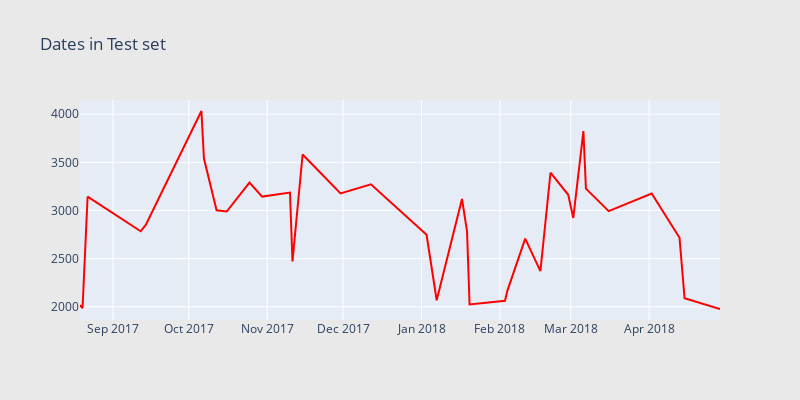

This figure's notebook cell:
### Markdown cell above
We have data from 1 Aug, 2016 to 31 July, 2017 in our training dataset
In Nov 2016, though there is an increase in the count of visitors, there is 
no increase in non-zero revenue counts during that time period(relative to the mean).

### Code cell
test_df['date'] = test_df['date'].apply(lambda x: datetime.date(int(str(x)[:4]), int(str(x)[4:6]), int(str(x)[6:])))
cnt_srs = test_df.groupby('date')['fullVisitorId'].size()


trace = scatter_plot(cnt_srs, 'red')

layout = go.Layout(
    height=400,
    width=800,
    paper_bgcolor='rgb(233,233,233)',
    title='Dates in Test set'
)

data = [trace]
fig = go.Figure(data=data, layout=layout)
py.iplot(fig, filename="ActivationDate")

### Figure 1 — Plotly figure (JSON) as saved in the notebook; plotly's stock layout.template omitted (floating-point values rounded to 4 significant figures)
{"data": [{"marker": {"color": "red"}, "showlegend": false, "type": "scatter", "x": ["2018-04-29", "2018-04-15", "2018-04-13", "2018-04-02", "2018-03-16", "2018-03-07", "2018-03-06", "2018-03-02", "2018-02-28", "2018-02-21", "2018-02-17", "2018-02-11", "2018-02-04", "2018-02-03", "2018-01-20", "2018-01-19", "2018-01-17", "2018-01-07", "2018-01-03", "2017-12-12", "2017-11-30", "2017-11-15", "2017-11-11", "2017-11-10", "2017-10-30", "2017-10-25", "2017-10-16", "2017-10-12", "2017-10-07", "2017-10-06", "2017-09-14", "2017-09-12", "2017-08-22", "2017-08-20", "2017-08-19"], "y": [1977, 2089, 2716, 3176, 2993, 3227, 3824, 2922, 3163, 3392, 2371, 2708, 2171, 2063, 2024, 2784, 3120, 2068, 2747, 3272, 3178, 3581, 2471, 3186, 3144, 3290, 2989, 3002, 3539, 4033, 2850, 2784, 3143, 1985, 2018]}], "layout": {"height": 400, "paper_bgcolor": "rgb(233,233,233)", "title": {"text": "Dates in Test set"}, "width": 800}}
